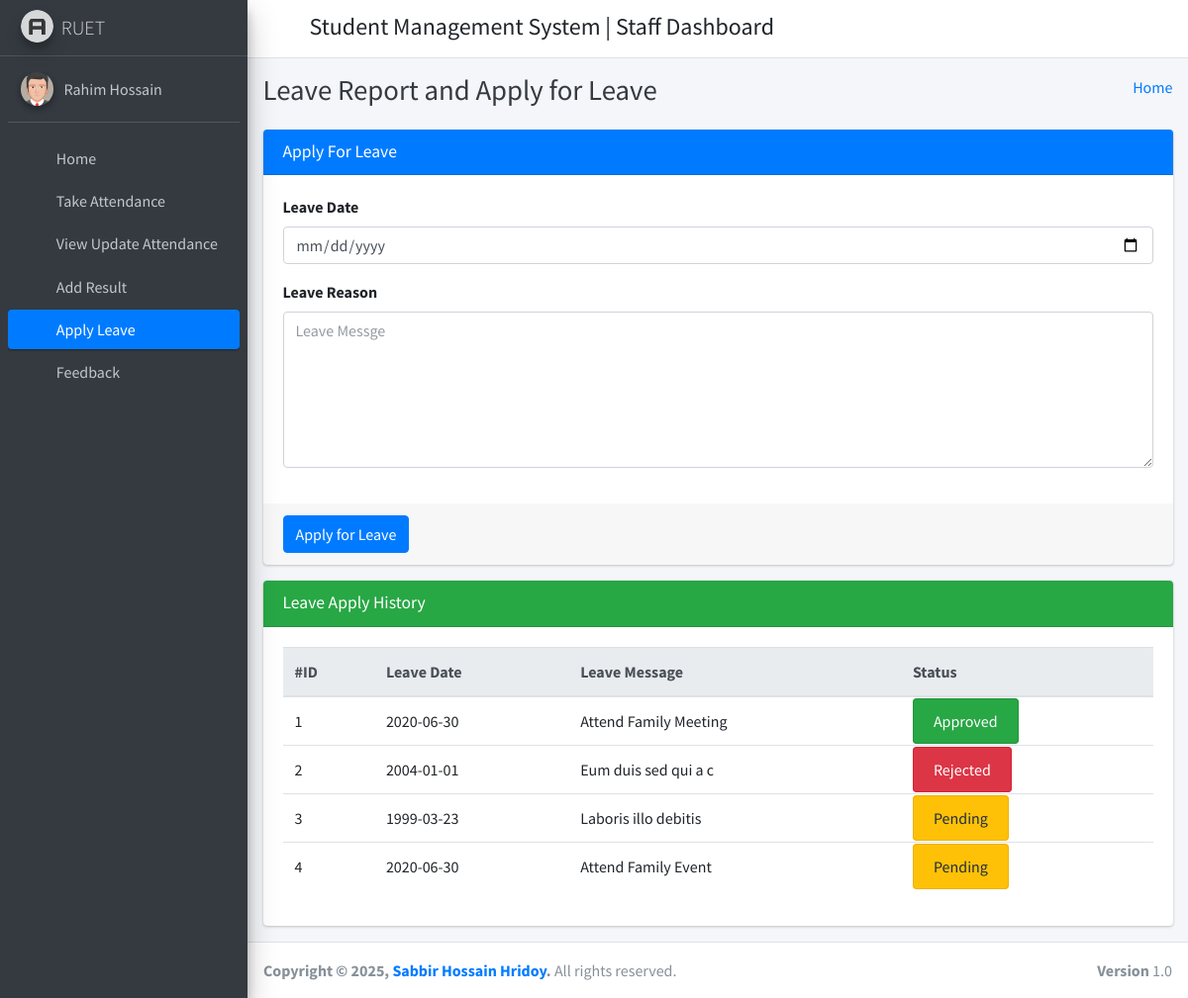
Page /staff_apply_leave/ (signed in) on the committed database.
### student_management_app/models.py (models this page shows)
class CustomUser(AbstractUser):
    user_type_data = ((1, "HOD"), (2, "Staff"), (3, "Student"))
    user_type = models.CharField(default=1, choices=user_type_data, max_length=10)

class LeaveReportStaff(models.Model):
    id = models.AutoField(primary_key=True)
    staff_id = models.ForeignKey(Staffs, on_delete=models.CASCADE)
    leave_date = models.CharField(max_length=255)
    leave_message = models.TextField()
    leave_status = models.IntegerField(default=0)
    created_at = models.DateTimeField(auto_now_add=True)
    updated_at = models.DateTimeField(auto_now=True)
    objects = models.Manager()

### student_management_app/StaffViews.py (the view)
# urls.py: path('staff_apply_leave/', StaffViews.staff_apply_leave, name="staff_apply_leave"),
def staff_apply_leave(request):
    staff_obj = Staffs.objects.get(admin=request.user.id)
    leave_data = LeaveReportStaff.objects.filter(staff_id=staff_obj)
    context = {
        "leave_data": leave_data
    }
    return render(request, "staff_template/staff_apply_leave_template.html", context)

### student_management_app/templates/staff_template/staff_apply_leave_template.html (shortened to what this page needs)
{% extends 'staff_template/base_template.html' %}
{% block page_title %}
    Leave Report and Apply for Leave
{% endblock page_title %}
{% block main_content %}
{% load static %}
<section class="content">
        <div class="container-fluid">
            <div class="row">
                <div class="col-md-12">
                    <div class="card card-primary">
                    <div class="card-header">
                        <h3 class="card-title">Apply For Leave</h3>
                    </div>
                    <form method="POST" action="{% url 'staff_apply_leave_save' %}">
                        <div class="card-body">
                            <div class="form-group">
                                <label>Leave Date </label>
                                <input type="date" name="leave_date" class="form-control" />
                            </div>
                            <div class="form-group">
                                <label>Leave Reason </label>
                                <textarea name="leave_message" class="form-control" rows="6" placeholder="Leave Messge"></textarea>
                            </div>
                        </div>
                        <div class="card-footer">
                        <button type="submit" class="btn btn-primary">Apply for Leave</button>
                        </div>
                    </form>
                    </div>
                </div>
            </div>
            <div class="row">
                <div class="col-md-12">
                    <div class="card card-success">
                        <div class="card-header">
                            <h3 class="card-title">Leave Apply History</h3>
                        </div>
                        <div class="card-body">
                           <div class="table-responsive">
                                <table class="table">
                                    <thead class="thead-light">
                                    <tr>
                                        <th>#ID</th>
                                        <th>Leave Date</th>
                                        <th>Leave Message</th>
                                        <th>Status</th>
                                    </tr>
                                    </thead>
                                    {% for leave in leave_data %}
                                    <tr>
                                        <td>{{ leave.id }}</td>
                                        <td>{{ leave.leave_date }}</td>
                                        <td>{{ leave.leave_message }}</td>
                                        <td>
                                            {% if leave.leave_status == 1 %}
                                                <span class="alert alert-success">Approved</span>
                                            {% elif leave.leave_status == 2 %}
                                                <span class="alert alert-danger">Rejected</span>
                                            {% else %}
                                                <span class="alert alert-warning">Pending</span>
                                            {% endif %}
                                        </td>
                                    </tr>
                                    {% endfor %}
                                </table>
                            </div>
                        </div>
                    </div>
                </div>
            </div>
        </div>
      </section>
  {% endblock main_content %}

### student_management_app/templates/staff_template/sidebar_template.html (shortened to what this page needs)
{% load static %}
<aside class="main-sidebar sidebar-dark-primary elevation-4">
      <a href="{% url 'staff_home' %}" class="brand-link">
        <img src="{% static 'dist/img/AdminLTELogo.png' %}" alt="AdminLTE Logo" class="brand-image img-circle elevation-3"
            style="opacity: .8">
        <span class="brand-text font-weight-light"> RUET </span>
      </a>
      <div class="sidebar">
        <div class="user-panel mt-3 pb-3 mb-3 d-flex">
          <div class="image">
            <img src="{% static 'dist/img/user2-160x160.jpg' %}" class="img-circle elevation-2" alt="User Image">
          </div>
          <div class="info">
            <a href="{% url 'staff_profile' %}" class="d-block">{{ user.first_name }} {{ user.last_name }}</a>
          </div>
        </div>
        <nav class="mt-2">
          <ul class="nav nav-pills nav-sidebar flex-column" data-widget="treeview" role="menu" data-accordion="false">
            <li class="nav-item">
              {% url 'staff_home' as staff_home %}
              <a href="{{ staff_home }}" class="nav-link {% if request.path == staff_home %} active {% endif %}">
                <i class="nav-icon fas fa-tachometer-alt"></i>
                <p>
                  Home
                </p>
              </a>
            </li>
            <li class="nav-item">
              {% url 'staff_take_attendance' as staff_take_attendance %}
              <a href="{{ staff_take_attendance }}" class="nav-link {% if request.path == staff_take_attendance %} active {% endif %}">
                <i class="nav-icon fas fa-calendar-plus"></i>
                <p>
                  Take Attendance
                </p>
              </a>
            </li>
            <li class="nav-item">
              {% url 'staff_update_attendance' as staff_update_attendance %}
              <a href="{{ staff_update_attendance }}" class="nav-link {% if request.path == staff_update_attendance %} active {% endif %}">
                <i class="nav-icon fas fa-calendar-alt"></i>
                <p>
                  View Update Attendance
                </p>
              </a>
            </li>
            <li class="nav-item">
              {% url 'staff_add_result' as staff_add_result %}
              <a href="{{ staff_add_result }}" class="nav-link {% if request.path == staff_add_result %} active {% endif %}">
                <i class="nav-icon fas fa-tasks"></i>
                <p>
                  Add Result
                </p>
              </a>
            </li>
            <li class="nav-item">
              {% url 'staff_apply_leave' as staff_apply_leave %}
              <a href="{{ staff_apply_leave }}" class="nav-link {% if request.path == staff_apply_leave %} active {% endif %}">
                <i class="nav-icon fas fa-envelope-open-text"></i>
                <p>
                  Apply Leave
                </p>
              </a>
            </li>
            <li class="nav-item">
              {% url 'staff_feedback' as staff_feedback %}
              <a href="{{ staff_feedback }}" class="nav-link {% if request.path == staff_feedback %} active {% endif %}">
                <i class="nav-icon fas fa-comments"></i>
                <p>
                  Feedback
                </p>
              </a>
            </li>
          </ul>
        </nav>
      </div>
    </aside>

### rows in the picture
CustomUser: first_name "Rahim", last_name "Hossain"
LeaveReportStaff: id "1", leave_date "2020-06-30", leave_message "Attend Family Meeting", leave_status "Approved"
LeaveReportStaff: id "2", leave_date "2004-01-01", leave_message "Eum duis sed qui a c", leave_status "Rejected"
LeaveReportStaff: id "3", leave_date "1999-03-23", leave_message "Laboris illo debitis", leave_status "Pending"
LeaveReportStaff: id "4", leave_date "2020-06-30", leave_message "Attend Family Event", leave_status "Pending"
